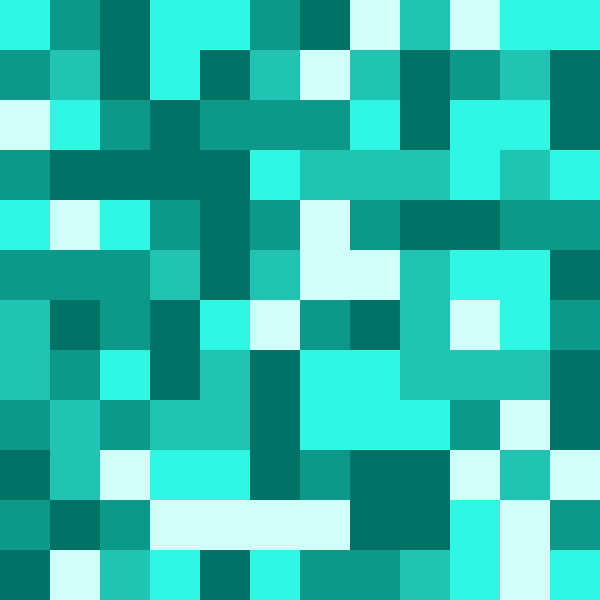
Frame 1 (no input)
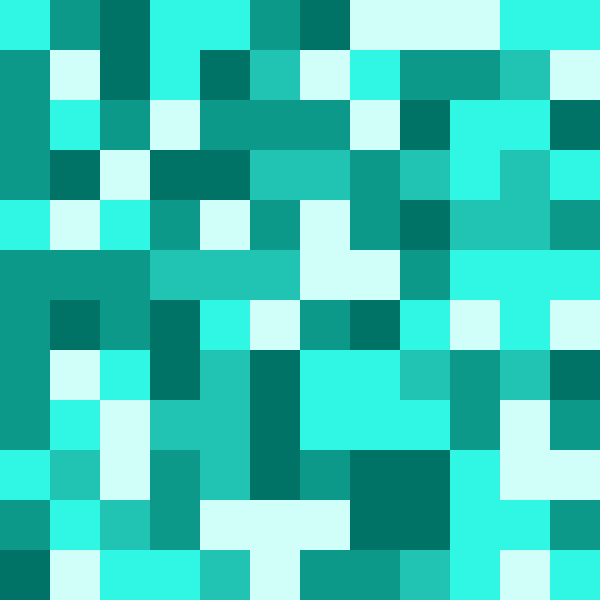
Frame 60 (the mouse pressed at the canvas centre just before this capture)
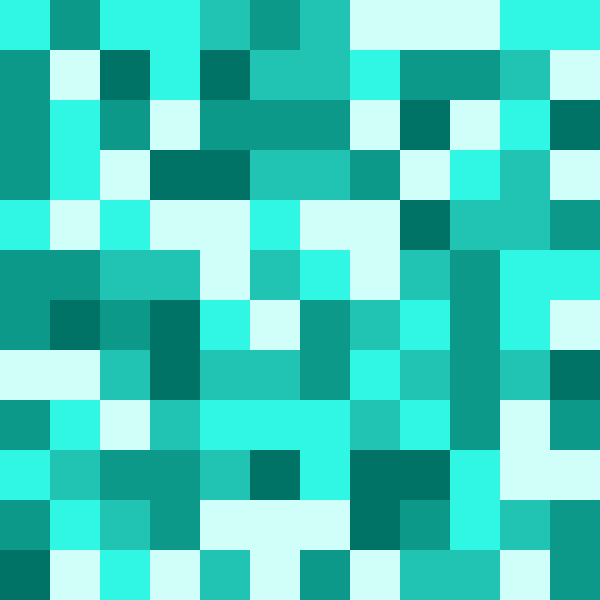
Frame 120 (the mouse held since frame 60 and released just before this capture)

The Processing sketch that drew these frames (run headless with seeded random() and noise(); from frame 60 on, the mouse is pressed at the canvas centre):

// Processing sketch: processing_162187
// ── processing_162187.pde

color[] blueGreen = {#007366, #0D998A, #21C4B3, #30F7E3, #D0FFFA};
color[] palette = blueGreen;

int p1 = 1;
int s = 50;

void setup() {
  size(600,600);
  background(blueGreen[0]);
  smooth();
  noStroke();
  for(int x=0; x < width; x += s) {
    for(int y=0; y < height; y += s) {
       fill(palette[int(random(0,5))]);
       rect(x, y, s, s);
    }
  }
}

void draw() {
  fill(palette[int(random(1,5))]);
  int x = int(random(width/s))*s;
  int y = int(random(width/s))*s;
  rect(x, y, s, s);
}
